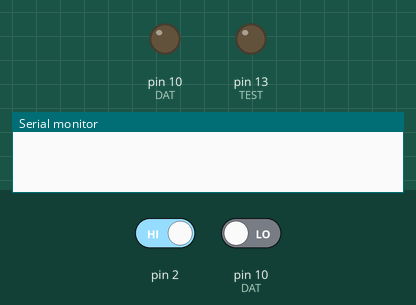
This sketch was run on a simulated Arduino Uno, built with avr-gcc and run on an emulated ATmega328P. Parts: output pins drawn as LEDs (lit = HIGH), the last lines printed to the serial monitor. The inputs (shaded band) are chosen by the test bench; at power-on: pin 2 HIGH, pin 10 (DAT) LOW. Pins used as bus, display or sensor lines are not drawn.

Above: at 5.0 s.
5.1 s: pin 2 driven LOW
At 5.3 s:
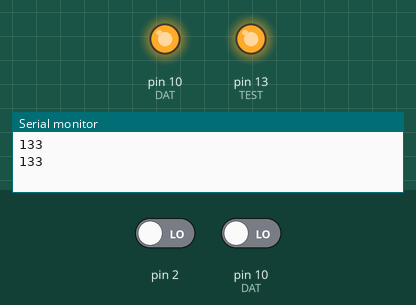
At 7.4 s:
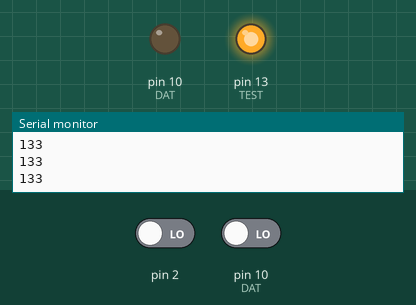
8.1 s: pin 10 (DAT) driven HIGH
At 8.7 s:
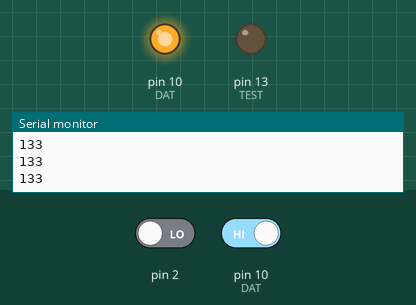
Timing chart, 0 to 11.1 s (numbered marks = the images above; inputs shaded):
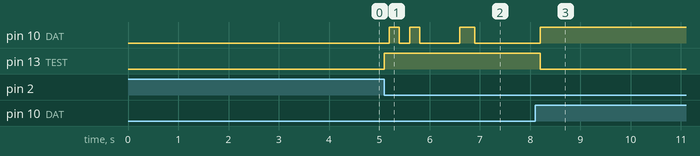

The sketch:

main.ino
```cpp
#include <avr/io.h>
#include <avr/interrupt.h>
#include <util/delay.h>
#define CE 0
#define SCLK 1
#define DAT 2
#define TEST 5

int cycle = 0;
volatile int buttonPressed = 0;
int hour;
int i = 0;
int j = 0;
int k = 0;
uint8_t temp = 0x00;

void writeCommand(int i);

//PORTB |= (1 << TEST);
// | (1 << TEST);

int main(void)
{
  // Init UART
  Serial.begin(9600);
  /*
     Enable UART transmitter/receiver
    UCSR0B = (1 << TXEN0) | (1 << RXEN0);
    /* 8 data bits, 1 stop bit
    UCSR0C = (1 << UCSZ01) | (1 << UCSZ00);
  */
	DDRB |= (1 << TEST);	// Set PORTB5 as output for LED - for TESTING
	DDRD &= ~(1 << 2); // Set PD2 pin (INT0) as input to receive interrupt re-quest
  DDRB |= (1 << CE) | (1 << SCLK); //PORTB0 - CE & PORTB1 - SCLK as output
	EICRA |= (1 << ISC01); // set INT0 to trigger on Falling edge
	EIMSK  |= (1 << INT0); // Turns on INT0

  TCCR1B |= (1 << WGM12); //CTC Mode On
  TCCR1B |= (1 << CS11) | (1 << CS10); //Prescaler of 64
  OCR1A = 24999; //Duration: 0.05s
  TIMSK1 |= (1 << OCIE1A); //Output Compare Match A Interrupt On
	sei(); // Turn on the Global Interrupt Enable Bit

  // UCSR0B = (1 << RXEN0 ) | (1 << TXEN0 ); // Turn on the transmission and reception circuitry
  // UCSR0C = (1 << UCSZ00 ) | (1 << UCSZ01 ); // Use 8- bit character sizes

  // UCSR0B = (1 << RXCIE0) | (1 << TXCIE0); //Enable RX and TX Complete Interrupt

	while (1)
	{

	}
}

ISR ( TIMER1_COMPA_vect ) {
  if (buttonPressed == 1) { //button is pressed
    DDRB |= (1 << DAT); //Output to DS1302
    cycle++;
    PORTB |= (1 << 5);
    Serial.println(0x85);
    if (cycle == 1) { //PORTB0 ON
      PORTB |= (1 << CE);
    } else if (cycle >= 2 && cycle <= 16) { //PORTB1 toggles
      PORTB ^= (1 << SCLK);

      if (cycle % 2 == 0) { //rising-edge
        writeCommand(i);
        i++;
      }
    } else if (cycle >= 17 && cycle <= 31) {
      PORTB ^= (1 << SCLK);
      DDRB &= ~(1 << DAT); //Input to DS1302
      //PLUG OSC AND READ THIS PIN: PIND0
      // for(int k = 0; k <=7; k++) {
      //   // if(readData(k) == 1) {
      //   //   temp |= (1 << k);
      //   // }
      //   // else {
      //   //   temp &= ~(1 << k);
      //   // }
      // }
      if( (readData() == 1) && (cycle % 2 == 1) ) {
          temp |= (1 << k);
          PORTB |= (1 << DAT);
        }
        else {
          temp &= ~(1 << k);
          PORTB &= ~(1 << DAT);
        }
        k++;

    } else if (cycle > 31) { //PORTB1 toggles full 15 cycles
      cycle = 0; //reset cycle to 0 for next button pressed
      buttonPressed = 0; //reset button
      PORTB &= ~(1 << 5);
      PORTB &= ~(1 << CE); //PORTB0 OFF
      temp = 0x00;
    }

  }

}


ISR ( INT0_vect )	// ISR for the INT0
{
  buttonPressed = 1;
  //_delay_ms(500);
}

void writeCommand(int i) {
    switch (i) {
      case 0:
        PORTB |= (1 << DAT) | (1 << TEST); //1
        break;
      case 1:
        PORTB &= ~(1 << DAT) | (1 << TEST); //0
        break;
      case 2:
        PORTB |= (1 << DAT) | (1 << TEST); //1
        break;
      case 3:
        PORTB &= ~(1 << DAT) | (1 << TEST); //0
        break;
      case 4:
        PORTB &= ~(1 << DAT) | (1 << TEST); //0
        break;
      case 5:
        PORTB &= ~(1 << DAT) | (1 << TEST); //0
        break;
      case 6:
        PORTB &= ~(1 << DAT) | (1 << TEST); //0
        break;
      case 7:
        PORTB |= (1 << DAT) | (1 << TEST); //1
        break;
      default:
        break;
  }
}


int readData() { //NOT DONE

    if ( PINB & (1 << DAT) ) { //1
      return 1;
    } else { //0
      return 0;
    }
  }
```

Measured:
- after the input at 5.1 s, pin 10 (DAT): goes HIGH 0.20 s, LOW 0.20 s, HIGH 0.20 s, LOW 0.80 s, HIGH 0.30 s, then LOW, starting after 0.10 s; pin 13 (TEST): LOW → HIGH at once
- after the input at 8.1 s, pin 10 (DAT): LOW → HIGH after 0.10 s
